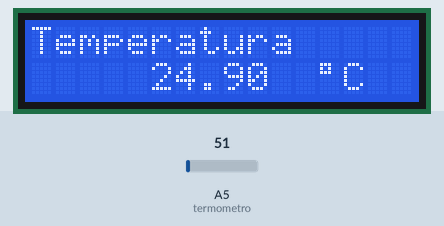
Simulated run of this sketch. Board: Arduino Uno, built with avr-gcc and run on an emulated ATmega328P. Shown: 16×2 character LCD. The test bench sets the inputs (shaded band); at power-on: A5 (termometro) = 51.

Above: at 1.2 s.
1.3 s: A5 (termometro) set to 61
At 2.6 s:
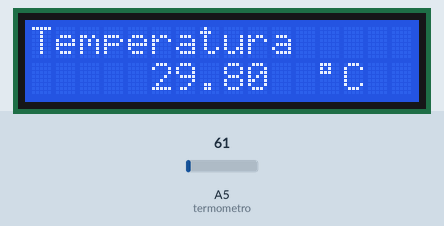
3.3 s: A5 (termometro) set to 71
At 4.2 s:
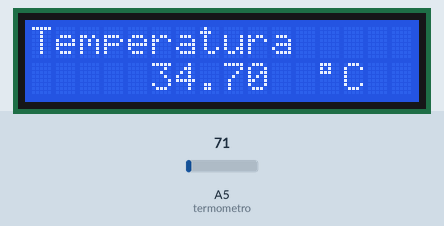
5.1 s: A5 (termometro) set to 86
At 6.9 s:
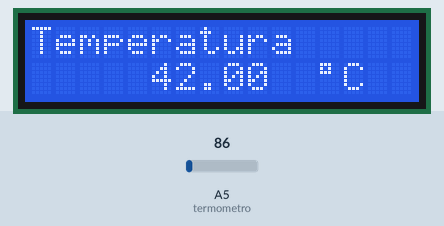
Timing chart, 0 to 8.4 s (numbered marks = the images above; inputs shaded):
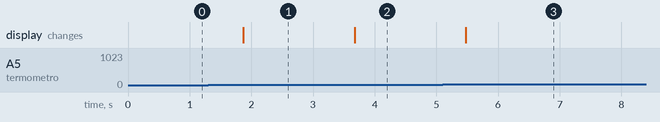

Measured:
- after the input at 1.3 s, the display: changes after 0.57 s (image 1)
- after the input at 3.3 s, the display: changes after 0.37 s (image 2)
- after the input at 5.1 s, the display: changes after 0.38 s (image 3)

The sketch:

sketch_dec03a_mt.ino
```cpp
#include <LiquidCrystal.h>

// Entrada analógica do termômetro
const int termometro = A5;
// Pinagem do LCD
const int rs = 11, en = 12, d4 = 2, d5 = 3, d6 = 4, d7 = 5;

LiquidCrystal lcd(rs, en, d4, d5, d6, d7);

void setup() {
    lcd.begin(16, 6);            // Inicializa LCD
    lcd.setCursor(0, 0);         // Posiciona cursor no início da primeira linha
    lcd.print("Temperatura");    // Escreve "Temperatura" no LCD
    lcd.setCursor(11, 1);        // Posiciona cursor ao final da segunda linha
    lcd.print(" \xDF");          // Escreve símbolo '°'
    lcd.print("C   ");           // Escreve caractere 'C'
}

void loop() {
    float t = read_temp();                // Lê a temperatura
    lcd.setCursor((t >= 100.0)?4:5, 1);   // Posiciona cursor no LCD, alinha conteúdo à direita
    lcd.print(t);                         // Escreve no LCD
    delay(600);                           // Aguarda 600 ms para próxima leitura
}

float read_temp() {
    // Le o termômetro e retorna a temperatura (considera um sensor LM35)
    float aread = 5.0 * (analogRead(termometro) / 1023.0);    //Le a tensão de 0 a 5V
    float temp = floor(1000.0 * aread)/10.0; // Converte para temperatura, com uma casa decimal
    return temp;
}
```
